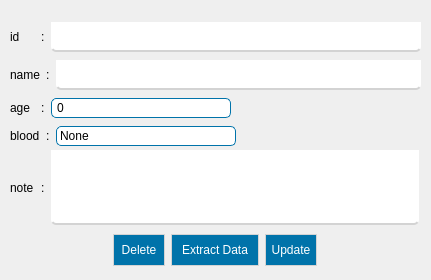
<?xml version="1.0" encoding="UTF-8"?>
<ui version="4.0">
 <class>Dialog</class>
 <widget class="QDialog" name="Dialog">
  <property name="geometry">
   <rect>
    <x>0</x>
    <y>0</y>
    <width>431</width>
    <height>280</height>
   </rect>
  </property>
  <property name="windowTitle">
   <string>Edit . Extract</string>
  </property>
  <property name="windowIcon">
   <iconset>
    <normaloff>../resources/icons8-adjustment-40.png</normaloff>../resources/icons8-adjustment-40.png</iconset>
  </property>
  <property name="styleSheet">
   <string notr="true">QPushButton
{
border: 1px solid lightgrey;
color:white;
background:rgb(0,115,170);
min-height:30;
min-width: 50;
}
QPushButton:hover
{
border: 1px solid lightgrey;
color:white;
background:rgb(0, 120, 210);
}

QPushButton:pressed
{
border: 1px solid lightgrey;
color:white;
background:rgb(0, 53, 100);
}


QPlainTextEdit
{
color:rgb(20,20,20);
background-color:white;
border: solid lightgrey;
border-width: 0 0 2px 0;
border-bottom-left-radius: 5;
border-bottom-right-radius: 5;
}

QSpinBox {
background-color:rgb(255, 255, 255);
padding: 1px 0px 1px 3px;
border: 1px solid rgb(0,115,170);
border-bottom-left-radius: 5;
border-bottom-right-radius: 5;
border-top-left-radius: 5;
border-top-right-radius: 5;
 }
QSpinBox::down-button{
border: 0px;
}

QSpinBox::up-button{
border: 0px;
}

QComboBox
{
background-color:rgb(255, 255, 255);
padding: 1px 0px 1px 3px;
border: 1px solid rgb(0,115,170);
border-bottom-left-radius: 5;
border-bottom-right-radius: 5;
border-top-left-radius: 5;
border-top-right-radius: 5;
}

QComboBox:hover
{
color:rgb(0,115,170);
background-color: white;
}

QComboBox:selected
{
selection-background-color: rgb(255, 255, 255);
}

QComboBox::drop-down {border-width: 0px;}

QTextEdit{
border-bottom-left-radius: 5;
border-bottom-right-radius: 5;
border-top-left-radius: 5;
border-top-right-radius: 5;
}</string>
  </property>
  <widget class="QWidget" name="horizontalLayoutWidget_6">
   <property name="geometry">
    <rect>
     <x>10</x>
     <y>150</y>
     <width>409</width>
     <height>75</height>
    </rect>
   </property>
   <layout class="QHBoxLayout" name="horizontalLayout_6">
    <item>
     <widget class="QLabel" name="label_5">
      <property name="minimumSize">
       <size>
        <width>25</width>
        <height>0</height>
       </size>
      </property>
      <property name="text">
       <string>note</string>
      </property>
     </widget>
    </item>
    <item>
     <widget class="QLabel" name="label_10">
      <property name="text">
       <string>:</string>
      </property>
     </widget>
    </item>
    <item>
     <widget class="QPlainTextEdit" name="txt_note"/>
    </item>
   </layout>
  </widget>
  <widget class="QWidget" name="verticalLayoutWidget">
   <property name="geometry">
    <rect>
     <x>10</x>
     <y>20</y>
     <width>411</width>
     <height>130</height>
    </rect>
   </property>
   <layout class="QVBoxLayout" name="verticalLayout">
    <item>
     <layout class="QHBoxLayout" name="horizontalLayout">
      <item>
       <widget class="QLabel" name="label">
        <property name="minimumSize">
         <size>
          <width>25</width>
          <height>0</height>
         </size>
        </property>
        <property name="maximumSize">
         <size>
          <width>16777215</width>
          <height>30</height>
         </size>
        </property>
        <property name="text">
         <string>id</string>
        </property>
       </widget>
      </item>
      <item>
       <widget class="QLabel" name="label_6">
        <property name="text">
         <string>:</string>
        </property>
       </widget>
      </item>
      <item>
       <widget class="QPlainTextEdit" name="txt_id">
        <property name="enabled">
         <bool>false</bool>
        </property>
        <property name="maximumSize">
         <size>
          <width>16777215</width>
          <height>30</height>
         </size>
        </property>
       </widget>
      </item>
     </layout>
    </item>
    <item>
     <layout class="QHBoxLayout" name="horizontalLayout_3">
      <item>
       <widget class="QLabel" name="label_2">
        <property name="minimumSize">
         <size>
          <width>25</width>
          <height>0</height>
         </size>
        </property>
        <property name="maximumSize">
         <size>
          <width>16777215</width>
          <height>30</height>
         </size>
        </property>
        <property name="text">
         <string>name</string>
        </property>
       </widget>
      </item>
      <item>
       <widget class="QLabel" name="label_7">
        <property name="text">
         <string>:</string>
        </property>
       </widget>
      </item>
      <item>
       <widget class="QPlainTextEdit" name="txt_name">
        <property name="maximumSize">
         <size>
          <width>16777215</width>
          <height>30</height>
         </size>
        </property>
       </widget>
      </item>
     </layout>
    </item>
    <item>
     <layout class="QHBoxLayout" name="horizontalLayout_4">
      <item>
       <widget class="QLabel" name="label_3">
        <property name="minimumSize">
         <size>
          <width>25</width>
          <height>0</height>
         </size>
        </property>
        <property name="maximumSize">
         <size>
          <width>60</width>
          <height>16777215</height>
         </size>
        </property>
        <property name="text">
         <string>age</string>
        </property>
       </widget>
      </item>
      <item>
       <widget class="QLabel" name="label_8">
        <property name="text">
         <string>:</string>
        </property>
       </widget>
      </item>
      <item>
       <widget class="QSpinBox" name="spin_age">
        <property name="minimumSize">
         <size>
          <width>180</width>
          <height>0</height>
         </size>
        </property>
        <property name="wrapping">
         <bool>false</bool>
        </property>
        <property name="minimum">
         <number>0</number>
        </property>
        <property name="value">
         <number>0</number>
        </property>
        <property name="displayIntegerBase">
         <number>10</number>
        </property>
       </widget>
      </item>
      <item>
       <spacer name="horizontalSpacer_3">
        <property name="orientation">
         <enum>Qt::Horizontal</enum>
        </property>
        <property name="sizeHint" stdset="0">
         <size>
          <width>40</width>
          <height>20</height>
         </size>
        </property>
       </spacer>
      </item>
     </layout>
    </item>
    <item>
     <layout class="QHBoxLayout" name="horizontalLayout_5">
      <item>
       <widget class="QLabel" name="label_4">
        <property name="minimumSize">
         <size>
          <width>25</width>
          <height>0</height>
         </size>
        </property>
        <property name="maximumSize">
         <size>
          <width>60</width>
          <height>16777215</height>
         </size>
        </property>
        <property name="text">
         <string>blood</string>
        </property>
       </widget>
      </item>
      <item>
       <widget class="QLabel" name="label_9">
        <property name="text">
         <string>:</string>
        </property>
       </widget>
      </item>
      <item>
       <widget class="QComboBox" name="combo_blood">
        <property name="minimumSize">
         <size>
          <width>180</width>
          <height>0</height>
         </size>
        </property>
        <item>
         <property name="text">
          <string>None</string>
         </property>
        </item>
        <item>
         <property name="text">
          <string>A+</string>
         </property>
        </item>
        <item>
         <property name="text">
          <string>A-</string>
         </property>
        </item>
        <item>
         <property name="text">
          <string>B+</string>
         </property>
        </item>
        <item>
         <property name="text">
          <string>B-</string>
         </property>
        </item>
        <item>
         <property name="text">
          <string>AB+</string>
         </property>
        </item>
        <item>
         <property name="text">
          <string>AB-</string>
         </property>
        </item>
        <item>
         <property name="text">
          <string>O+</string>
         </property>
        </item>
        <item>
         <property name="text">
          <string>O-</string>
         </property>
        </item>
       </widget>
      </item>
      <item>
       <spacer name="horizontalSpacer_4">
        <property name="orientation">
         <enum>Qt::Horizontal</enum>
        </property>
        <property name="sizeHint" stdset="0">
         <size>
          <width>40</width>
          <height>20</height>
         </size>
        </property>
       </spacer>
      </item>
     </layout>
    </item>
   </layout>
  </widget>
  <widget class="QWidget" name="horizontalLayoutWidget">
   <property name="geometry">
    <rect>
     <x>10</x>
     <y>230</y>
     <width>410</width>
     <height>41</height>
    </rect>
   </property>
   <layout class="QHBoxLayout" name="horizontalLayout_2">
    <item>
     <spacer name="horizontalSpacer">
      <property name="orientation">
       <enum>Qt::Horizontal</enum>
      </property>
      <property name="sizeHint" stdset="0">
       <size>
        <width>40</width>
        <height>20</height>
       </size>
      </property>
     </spacer>
    </item>
    <item>
     <widget class="QPushButton" name="bu_delete">
      <property name="text">
       <string>Delete</string>
      </property>
     </widget>
    </item>
    <item>
     <widget class="QPushButton" name="bu_extract">
      <property name="minimumSize">
       <size>
        <width>72</width>
        <height>32</height>
       </size>
      </property>
      <property name="styleSheet">
       <string notr="true">padding-left: 10;
padding-right: 10</string>
      </property>
      <property name="text">
       <string>Extract Data</string>
      </property>
     </widget>
    </item>
    <item>
     <widget class="QPushButton" name="bu_update">
      <property name="text">
       <string>Update</string>
      </property>
     </widget>
    </item>
    <item>
     <spacer name="horizontalSpacer_2">
      <property name="orientation">
       <enum>Qt::Horizontal</enum>
      </property>
      <property name="sizeHint" stdset="0">
       <size>
        <width>40</width>
        <height>20</height>
       </size>
      </property>
     </spacer>
    </item>
   </layout>
  </widget>
 </widget>
 <resources/>
 <connections/>
</ui>
